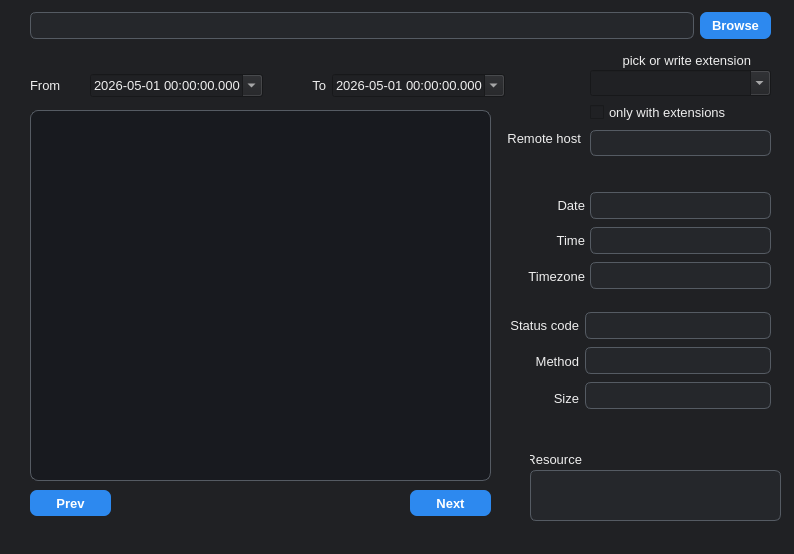
<?xml version="1.0" encoding="UTF-8"?>
<ui version="4.0">
 <class>MainWindow</class>
 <widget class="QMainWindow" name="MainWindow">
  <property name="geometry">
   <rect>
    <x>0</x>
    <y>0</y>
    <width>794</width>
    <height>554</height>
   </rect>
  </property>
  <property name="font">
   <font>
    <family>Segoe UI</family>
    <pointsize>10</pointsize>
   </font>
  </property>
  <property name="windowTitle">
   <string>MainWindow</string>
  </property>
  <property name="styleSheet">
   <string notr="true">QMainWindow, QWidget {
    background-color: #202124;
    color: #eeeeee;
    font-family: &quot;Segoe UI&quot;;
    font-size: 10pt;
}

QLabel {
    color: #eeeeee;
    background: transparent;
}

QLineEdit, QPlainTextEdit {
    background-color: #2b2d31;
    color: #f2f2f2;
    border: 1px solid #555b63;
    border-radius: 6px;
    padding: 4px 6px;
}

QLineEdit:read-only, QPlainTextEdit:read-only {
    background-color: #25272b;
    color: #dcdcdc;
}

QListWidget {
    background-color: #181a1f;
    color: #eeeeee;
    border: 1px solid #555b63;
    border-radius: 8px;
    padding: 4px;
}

QListWidget::item {
    padding: 5px;
    border-radius: 4px;
}

QListWidget::item:selected {
    background-color: #2d89ef;
    color: white;
}

QPushButton {
    background-color: #2d89ef;
    color: white;
    border: none;
    border-radius: 7px;
    padding: 6px 12px;
    font-weight: bold;
}

QPushButton:hover {
    background-color: #3b97ff;
}

QPushButton:pressed {
    background-color: #1f6fc7;
}

QPushButton:disabled {
    background-color: #4a4a4a;
    color: #9a9a9a;
}

QStatusBar {
    background-color: #202124;
    color: #cccccc;
}</string>
  </property>
  <widget class="QWidget" name="centralwidget">
   <widget class="QListWidget" name="logListWidget">
    <property name="geometry">
     <rect>
      <x>30</x>
      <y>110</y>
      <width>461</width>
      <height>371</height>
     </rect>
    </property>
    <property name="font">
     <font>
      <family>Segoe UI</family>
      <pointsize>10</pointsize>
     </font>
    </property>
   </widget>
   <widget class="QLineEdit" name="remoteHostLineEdit">
    <property name="geometry">
     <rect>
      <x>590</x>
      <y>130</y>
      <width>181</width>
      <height>26</height>
     </rect>
    </property>
    <property name="font">
     <font>
      <family>Segoe UI</family>
      <pointsize>10</pointsize>
     </font>
    </property>
    <property name="readOnly">
     <bool>true</bool>
    </property>
   </widget>
   <widget class="QPushButton" name="previousButton">
    <property name="geometry">
     <rect>
      <x>30</x>
      <y>490</y>
      <width>81</width>
      <height>26</height>
     </rect>
    </property>
    <property name="font">
     <font>
      <family>Segoe UI</family>
      <pointsize>10</pointsize>
      <bold>true</bold>
     </font>
    </property>
    <property name="text">
     <string>Prev</string>
    </property>
   </widget>
   <widget class="QPushButton" name="nextButton">
    <property name="geometry">
     <rect>
      <x>410</x>
      <y>490</y>
      <width>81</width>
      <height>26</height>
     </rect>
    </property>
    <property name="font">
     <font>
      <family>Segoe UI</family>
      <pointsize>10</pointsize>
      <bold>true</bold>
     </font>
    </property>
    <property name="text">
     <string>Next</string>
    </property>
   </widget>
   <widget class="QLabel" name="remoteHostLabel">
    <property name="geometry">
     <rect>
      <x>500</x>
      <y>130</y>
      <width>81</width>
      <height>16</height>
     </rect>
    </property>
    <property name="text">
     <string>Remote host</string>
    </property>
    <property name="alignment">
     <set>Qt::AlignmentFlag::AlignRight|Qt::AlignmentFlag::AlignTrailing|Qt::AlignmentFlag::AlignVCenter</set>
    </property>
   </widget>
   <widget class="QWidget" name="timestampLabelsWidget">
    <property name="geometry">
     <rect>
      <x>510</x>
      <y>190</y>
      <width>75</width>
      <height>101</height>
     </rect>
    </property>
    <property name="font">
     <font>
      <family>Segoe UI</family>
      <pointsize>10</pointsize>
     </font>
    </property>
    <layout class="QVBoxLayout" name="verticalLayout">
     <item>
      <widget class="QLabel" name="dateLabel">
       <property name="text">
        <string>Date</string>
       </property>
       <property name="alignment">
        <set>Qt::AlignmentFlag::AlignRight|Qt::AlignmentFlag::AlignTrailing|Qt::AlignmentFlag::AlignVCenter</set>
       </property>
      </widget>
     </item>
     <item>
      <widget class="QLabel" name="timeLabel">
       <property name="text">
        <string>Time</string>
       </property>
       <property name="alignment">
        <set>Qt::AlignmentFlag::AlignRight|Qt::AlignmentFlag::AlignTrailing|Qt::AlignmentFlag::AlignVCenter</set>
       </property>
      </widget>
     </item>
     <item>
      <widget class="QLabel" name="timezoneLabel">
       <property name="text">
        <string>Timezone</string>
       </property>
       <property name="alignment">
        <set>Qt::AlignmentFlag::AlignRight|Qt::AlignmentFlag::AlignTrailing|Qt::AlignmentFlag::AlignVCenter</set>
       </property>
      </widget>
     </item>
    </layout>
   </widget>
   <widget class="QWidget" name="timestampFieldsWidget">
    <property name="geometry">
     <rect>
      <x>590</x>
      <y>190</y>
      <width>181</width>
      <height>101</height>
     </rect>
    </property>
    <property name="font">
     <font>
      <family>Segoe UI</family>
      <pointsize>10</pointsize>
     </font>
    </property>
    <layout class="QVBoxLayout" name="verticalLayout_5">
     <item>
      <widget class="QLineEdit" name="dateLineEdit">
       <property name="font">
        <font>
         <family>Segoe UI</family>
         <pointsize>10</pointsize>
        </font>
       </property>
       <property name="readOnly">
        <bool>true</bool>
       </property>
      </widget>
     </item>
     <item>
      <widget class="QLineEdit" name="timeLineEdit">
       <property name="font">
        <font>
         <family>Segoe UI</family>
         <pointsize>10</pointsize>
        </font>
       </property>
       <property name="readOnly">
        <bool>true</bool>
       </property>
      </widget>
     </item>
     <item>
      <widget class="QLineEdit" name="timezoneLineEdit">
       <property name="font">
        <font>
         <family>Segoe UI</family>
         <pointsize>10</pointsize>
        </font>
       </property>
       <property name="readOnly">
        <bool>true</bool>
       </property>
      </widget>
     </item>
    </layout>
   </widget>
   <widget class="QWidget" name="fileSelectionWidget">
    <property name="geometry">
     <rect>
      <x>30</x>
      <y>10</y>
      <width>741</width>
      <height>32</height>
     </rect>
    </property>
    <property name="font">
     <font>
      <family>Segoe UI</family>
      <pointsize>10</pointsize>
     </font>
    </property>
    <layout class="QHBoxLayout" name="horizontalLayout">
     <item>
      <widget class="QLineEdit" name="selectedFileLineEdit">
       <property name="font">
        <font>
         <family>Segoe UI</family>
         <pointsize>10</pointsize>
        </font>
       </property>
       <property name="readOnly">
        <bool>true</bool>
       </property>
      </widget>
     </item>
     <item>
      <widget class="QPushButton" name="browseButton">
       <property name="font">
        <font>
         <family>Segoe UI</family>
         <pointsize>10</pointsize>
         <bold>true</bold>
        </font>
       </property>
       <property name="text">
        <string>Browse</string>
       </property>
      </widget>
     </item>
    </layout>
   </widget>
   <widget class="QWidget" name="toFilterWidget">
    <property name="geometry">
     <rect>
      <x>260</x>
      <y>70</y>
      <width>245</width>
      <height>31</height>
     </rect>
    </property>
    <layout class="QHBoxLayout" name="horizontalLayout_2">
     <item>
      <widget class="QLabel" name="toLabel">
       <property name="text">
        <string>To</string>
       </property>
       <property name="alignment">
        <set>Qt::AlignmentFlag::AlignRight|Qt::AlignmentFlag::AlignTrailing|Qt::AlignmentFlag::AlignVCenter</set>
       </property>
      </widget>
     </item>
     <item>
      <widget class="QDateTimeEdit" name="DateTo">
       <property name="dateTime">
        <datetime>
         <hour>0</hour>
         <minute>0</minute>
         <second>0</second>
         <year>2026</year>
         <month>5</month>
         <day>1</day>
        </datetime>
       </property>
       <property name="displayFormat">
        <string>yyyy-MM-dd HH:mm:ss.zzz</string>
       </property>
       <property name="calendarPopup">
        <bool>true</bool>
       </property>
      </widget>
     </item>
    </layout>
   </widget>
   <widget class="QWidget" name="fromFilterWidget">
    <property name="geometry">
     <rect>
      <x>30</x>
      <y>70</y>
      <width>233</width>
      <height>31</height>
     </rect>
    </property>
    <layout class="QHBoxLayout" name="horizontalLayout_3">
     <item>
      <widget class="QLabel" name="fromLabel">
       <property name="text">
        <string>From</string>
       </property>
      </widget>
     </item>
     <item>
      <widget class="QDateTimeEdit" name="DateFrom">
       <property name="dateTime">
        <datetime>
         <hour>0</hour>
         <minute>0</minute>
         <second>0</second>
         <year>2026</year>
         <month>5</month>
         <day>1</day>
        </datetime>
       </property>
       <property name="displayFormat">
        <string>yyyy-MM-dd HH:mm:ss.zzz</string>
       </property>
       <property name="calendarPopup">
        <bool>true</bool>
       </property>
      </widget>
     </item>
    </layout>
   </widget>
   <widget class="QLabel" name="resourceLabel">
    <property name="geometry">
     <rect>
      <x>530</x>
      <y>450</y>
      <width>52</width>
      <height>18</height>
     </rect>
    </property>
    <property name="text">
     <string>Resource</string>
    </property>
    <property name="alignment">
     <set>Qt::AlignmentFlag::AlignRight|Qt::AlignmentFlag::AlignTrailing|Qt::AlignmentFlag::AlignVCenter</set>
    </property>
   </widget>
   <widget class="QPlainTextEdit" name="resourcePlainTextEdit">
    <property name="geometry">
     <rect>
      <x>530</x>
      <y>470</y>
      <width>251</width>
      <height>51</height>
     </rect>
    </property>
    <property name="font">
     <font>
      <family>Segoe UI</family>
      <pointsize>10</pointsize>
     </font>
    </property>
    <property name="verticalScrollBarPolicy">
     <enum>Qt::ScrollBarPolicy::ScrollBarAsNeeded</enum>
    </property>
    <property name="horizontalScrollBarPolicy">
     <enum>Qt::ScrollBarPolicy::ScrollBarAsNeeded</enum>
    </property>
    <property name="lineWrapMode">
     <enum>QPlainTextEdit::LineWrapMode::NoWrap</enum>
    </property>
    <property name="readOnly">
     <bool>true</bool>
    </property>
   </widget>
   <widget class="QWidget" name="layoutWidget">
    <property name="geometry">
     <rect>
      <x>510</x>
      <y>310</y>
      <width>261</width>
      <height>103</height>
     </rect>
    </property>
    <layout class="QHBoxLayout" name="horizontalLayout_4">
     <item>
      <layout class="QVBoxLayout" name="verticalLayout_3">
       <item>
        <widget class="QLabel" name="statusCodeLabel">
         <property name="text">
          <string>Status code</string>
         </property>
         <property name="alignment">
          <set>Qt::AlignmentFlag::AlignRight|Qt::AlignmentFlag::AlignTrailing|Qt::AlignmentFlag::AlignVCenter</set>
         </property>
        </widget>
       </item>
       <item>
        <widget class="QLabel" name="methodLabel">
         <property name="text">
          <string>Method</string>
         </property>
         <property name="alignment">
          <set>Qt::AlignmentFlag::AlignRight|Qt::AlignmentFlag::AlignTrailing|Qt::AlignmentFlag::AlignVCenter</set>
         </property>
        </widget>
       </item>
       <item>
        <widget class="QLabel" name="sizeLabel">
         <property name="text">
          <string>Size</string>
         </property>
         <property name="alignment">
          <set>Qt::AlignmentFlag::AlignRight|Qt::AlignmentFlag::AlignTrailing|Qt::AlignmentFlag::AlignVCenter</set>
         </property>
        </widget>
       </item>
      </layout>
     </item>
     <item>
      <layout class="QVBoxLayout" name="verticalLayout_2">
       <item>
        <widget class="QLineEdit" name="statusCodeLineEdit">
         <property name="font">
          <font>
           <family>Segoe UI</family>
           <pointsize>10</pointsize>
          </font>
         </property>
         <property name="readOnly">
          <bool>true</bool>
         </property>
        </widget>
       </item>
       <item>
        <widget class="QLineEdit" name="methodLineEdit">
         <property name="font">
          <font>
           <family>Segoe UI</family>
           <pointsize>10</pointsize>
          </font>
         </property>
         <property name="readOnly">
          <bool>true</bool>
         </property>
        </widget>
       </item>
       <item>
        <widget class="QLineEdit" name="sizeLineEdit">
         <property name="font">
          <font>
           <family>Segoe UI</family>
           <pointsize>10</pointsize>
          </font>
         </property>
         <property name="readOnly">
          <bool>true</bool>
         </property>
        </widget>
       </item>
      </layout>
     </item>
    </layout>
   </widget>
   <widget class="QComboBox" name="comboFilterExtension">
    <property name="geometry">
     <rect>
      <x>590</x>
      <y>70</y>
      <width>181</width>
      <height>26</height>
     </rect>
    </property>
    <property name="editable">
     <bool>true</bool>
    </property>
    <property name="currentText">
     <string notr="true"/>
    </property>
   </widget>
   <widget class="QLabel" name="remoteHostLabel_2">
    <property name="geometry">
     <rect>
      <x>600</x>
      <y>50</y>
      <width>151</width>
      <height>20</height>
     </rect>
    </property>
    <property name="text">
     <string>pick or write extension</string>
    </property>
    <property name="alignment">
     <set>Qt::AlignmentFlag::AlignRight|Qt::AlignmentFlag::AlignTrailing|Qt::AlignmentFlag::AlignVCenter</set>
    </property>
   </widget>
   <widget class="QCheckBox" name="only_extensions_checkbox">
    <property name="geometry">
     <rect>
      <x>590</x>
      <y>100</y>
      <width>171</width>
      <height>24</height>
     </rect>
    </property>
    <property name="text">
     <string>only with extensions</string>
    </property>
   </widget>
  </widget>
  <widget class="QStatusBar" name="mainStatusBar"/>
 </widget>
 <resources/>
 <connections/>
</ui>
